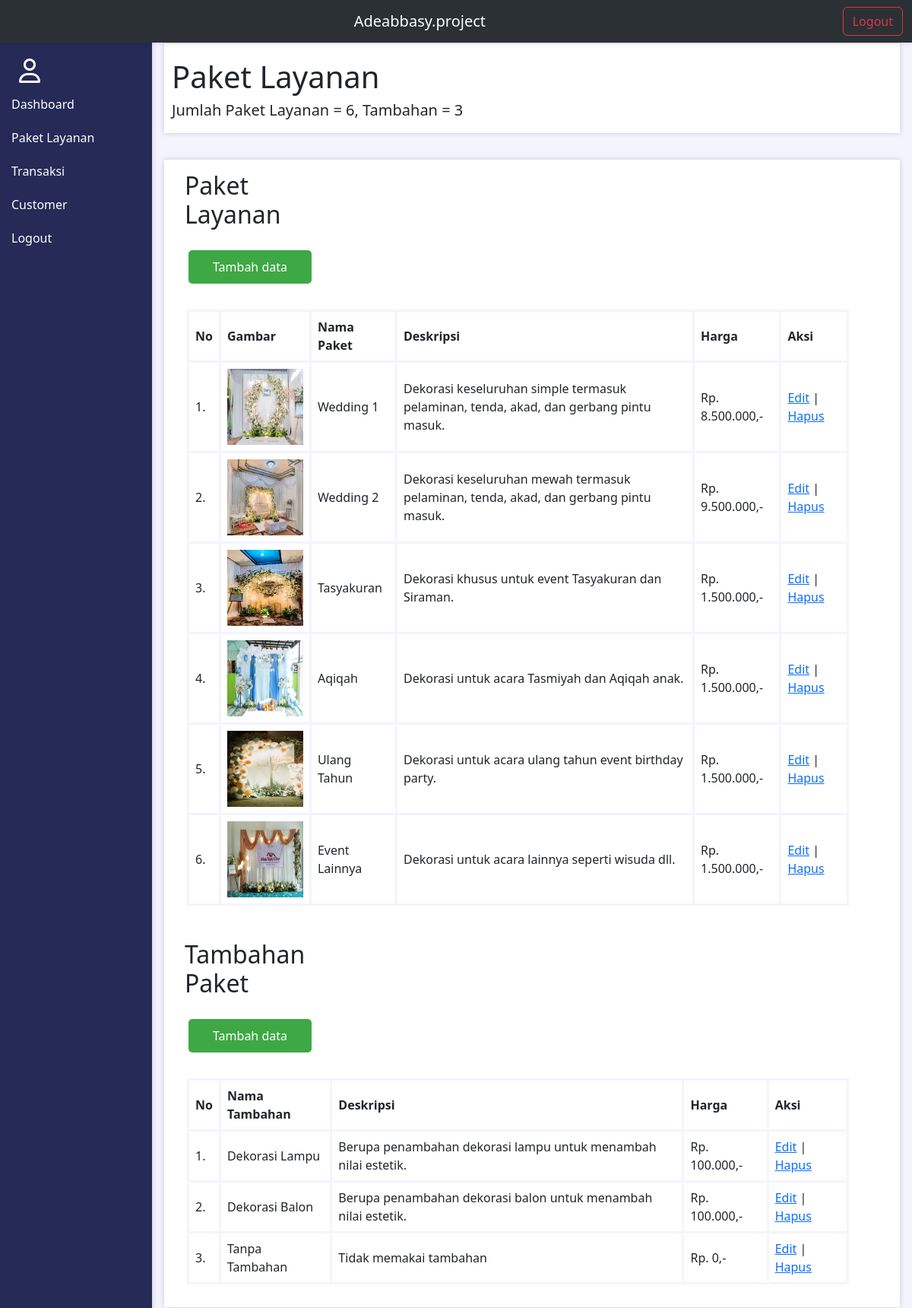
The app's page /admin/paket.php (signed in) with its own data.
### tables this page shows
CREATE TABLE `paket_layanan` (
  `idpaket` int(10) UNSIGNED NOT NULL,
  `nama_paket` varchar(45) DEFAULT NULL,
  `deskripsi_paket` varchar(200) DEFAULT NULL,
  `harga_paket` int(10) UNSIGNED DEFAULT NULL,
  `gambar_paket` varchar(200) DEFAULT NULL
);

CREATE TABLE `tambahan` (
  `idtambahan` int(10) UNSIGNED NOT NULL,
  `nama_tambahan` varchar(150) NOT NULL,
  `deskripsi_tambahan` varchar(250) NOT NULL,
  `harga_tambahan` int(10) UNSIGNED NOT NULL
);

### admin/function.php (called while the page is built, shortened)
<?php
    $conn = mysqli_connect('localhost','root','','dbadeabbasy');
    function query($query){
        global $conn;
        $result = mysqli_query($conn, $query);
        $rows = [];
        while ($row = mysqli_fetch_assoc($result)){
            $rows[] = $row;
        }
        return $rows;
    }
?>

### admin/paket.php (the view, shortened to what this page needs)
<?php
    require ("function.php");
	$id = $_GET["id"];
    $paket = query ('SELECT * FROM paket_layanan ;');
    $tambahan = query ('SELECT * FROM tambahan ;');
    $jmlpaket = 0;
    $jmltambahan = 0;
    foreach($paket as $row) :
        $jmlpaket++;
    endforeach;
    foreach($tambahan as $row) :
        $jmltambahan++;
    endforeach;
?>
<!DOCTYPE html>
<html lang="en">
<head>
    <link href="https://cdn.jsdelivr.net/npm/bootstrap@5.3.0-alpha1/dist/css/bootstrap.min.css" rel="stylesheet">
    <link rel="stylesheet" href="style.css">
    <link rel="stylesheet" href="https://cdnjs.cloudflare.com/ajax/libs/font-awesome/6.4.0/css/all.min.css">
</head>
<body>
    <nav class="navbar navbar-expand-lg bg-body-tertiary sticky-top" data-bs-theme="dark" style="box-shadow: 0 0 6px 0 rgba(29, 29, 29, 0.21);">
        <div class="container-fluid">
            <a class="navbar-brand" href="./" style="text-align: center;">Adeabbasy.project</a>
            <div class="d-flex" role="search">
                <a href="logout.php"><button class="btn btn-outline-danger">Logout</button></a>
            </div>
        </div>
    </nav>
    <div class="sidebar">
        <div class="sideicon">
            <i class="fa-regular fa-user fa-2xl"></i>
        </div>
        <div class="sidelist" id="sidelist">
            <a class="side-link" href="index.php?id=<?= $id ?>"><div class="side-list">
                Dashboard
            </div></a>
            <a class="side-link" href="#"><div class="side-list">
                Paket Layanan
            </div></a>
            <a class="side-link" href="transaksi.php?id=<?= $id ?>"><div class="side-list">
                Transaksi
            </div></a>
            <a class="side-link" href="customer.php?id=<?= $id ?>"><div class="side-list">
                Customer
            </div></a>
            <a class="side-link" href="logout.php"><div class="side-list">
                Logout
            </div></a>
        </div>
    </div>
    <div class="content">
        <div class="isi" style="padding: 10px 10px;">
            <h1>Paket Layanan</h1>
            <h5>Jumlah Paket Layanan = <?= $jmlpaket; ?>, Tambahan = <?= $jmltambahan; ?></h5>
        </div>
        <div class="container kontener">
            <div class="row isi">
                <div class="column" style="margin: 15px 15px;"><h2>Paket Layanan</h2></div>
                <a href="./crud/tambahpaket.php?id=<?= $id ?>" style="padding: 0 30px;"><button class="tambah">Tambah data</button></a>
                <table class="tabel" style="margin: 30px 30px;">
                    <tr>
                        <th>No</th>
                        <th>Gambar</th>
                        <th>Nama Paket</th>
                        <th>Deskripsi</th>
                        <th>Harga</th>
                        <th>Aksi</th>
                    </tr>
                    <?php
                    $i = 1;
                    foreach($paket as $row) :
                    ?>
                    <tr class="isitabel">
                        <td><?= $i; ?>.</td>
                        <td><img src="../assets/<?= $row["gambar_paket"]; ?>" alt="Error" style="height: 100px; width: 100px;"></td>
                        <td><?= $row["nama_paket"]; ?></td>
                        <td><?= $row["deskripsi_paket"]; ?></td>
                        <td>Rp. <?= number_format($row["harga_paket"],0,',','.'); ?>,-</td>
                        <td><a href="crud/editpaket.php?id=<?= $id ?>&idpaket=<?= $row["idpaket"]; ?>">Edit</a> | <a href="crud/hapuspaket.php?id=<?= $id ?>&idpaket=<?= $row["idpaket"]; ?>" onclick="return confirm('apakah anda yakin ingin menghapus?');">Hapus</a></td>
                    </tr>
                    <?php $i++; ?>
                    <?php endforeach; ?>
                </table>
                <div class="column" id="tambahan" style="margin: 15px 15px;"><h2>Tambahan Paket</h2></div>
                <a href="./crud/tambahtbhn.php?id=<?= $id ?>" style="padding: 0 30px;"><button class="tambah">Tambah data</button></a>
                <table class="tabel" style="margin: 30px 30px;">
                    <tr>
                        <th>No</th>
                        <th>Nama Tambahan</th>
                        <th>Deskripsi</th>
                        <th>Harga</th>
                        <th>Aksi</th>
                    </tr>
                    <?php
                    $i = 1;
                    foreach($tambahan as $row) :
                    ?>
                    <tr class="isitabel">
                        <td><?= $i; ?>.</td>
                        <td><?= $row["nama_tambahan"]; ?></td>
                        <td><?= $row["deskripsi_tambahan"]; ?></td>
                        <td>Rp. <?= number_format($row["harga_tambahan"],0,',','.'); ?>,-</td>
                        <td><a href="crud/edittbhn.php?id=<?= $id ?>&idtambahan=<?= $row["idtambahan"]; ?>">Edit</a> | <a href="crud/hapustbhn.php?id=<?= $id ?>&idtambahan=<?= $row["idtambahan"]; ?>" onclick="return confirm('apakah anda yakin ingin menghapus?');">Hapus</a></td>
                    </tr>
                    <?php $i++; ?>
                    <?php endforeach; ?>
                </table>
            </div>
        </div>
    </div>
</body>
</html>

### admin/paket.php (style rules this page uses)
.tambah { color: white; background-color: #3ea845; border-radius: 5px; border: none; padding: 10px 32px; text-align: center; display: inline-block; font-size: 16px; margin: 4px 2px; cursor: pointer; }
.side-link { text-decoration: none; color: white; }
.sideicon { margin-top: 20px; padding: 5px 25px 15px; }
.side-list { width: 100%; padding: 5px 15px 15px; }
.sidebar { margin: 0; padding: 0; width: 200px; position: fixed; height: 100%; overflow: auto; background: #262A56; color: white; box-shadow: 0 0 6px 0 rgba(29, 29, 29, 0.21); }
.content { margin-left: 200px; padding: 1px 16px; height: 100%; background-color: #F4F4FF; }
.content h1 { margin-top: 10px; }
.kontener { margin-top: 30px; }
.column { float: left; width: 25%; }
.row { margin-top: 35px; }
.isi { background-color: #ffff; box-shadow: 0 0 6px 0 rgba(29, 29, 29, 0.21); }
.row:after { content: ""; display: table; clear: both; }
.tabel { border-collapse: collapse; width: 90%; }
.tabel td, th { border: 3px solid #F4F4FF; text-align: left; padding: 8px; }

### records on screen
paket_layanan: gambar_paket (picture), nama_paket "Wedding 1", deskripsi_paket "Dekorasi keseluruhan simple termasuk pelaminan, tenda, akad, dan gerbang pintu masuk.", harga_paket "8.500.000"
paket_layanan: gambar_paket (picture), nama_paket "Wedding 2", deskripsi_paket "Dekorasi keseluruhan mewah termasuk pelaminan, tenda, akad, dan gerbang pintu masuk.", harga_paket "9.500.000"
paket_layanan: gambar_paket (picture), nama_paket "Tasyakuran", deskripsi_paket "Dekorasi khusus untuk event Tasyakuran dan Siraman.", harga_paket "1.500.000"
paket_layanan: gambar_paket (picture), nama_paket "Aqiqah", deskripsi_paket "Dekorasi untuk acara Tasmiyah dan Aqiqah anak.", harga_paket "1.500.000"
paket_layanan: gambar_paket (picture), nama_paket "Ulang Tahun", deskripsi_paket "Dekorasi untuk acara ulang tahun event birthday party.", harga_paket "1.500.000"
paket_layanan: gambar_paket (picture), nama_paket "Event Lainnya", deskripsi_paket "Dekorasi untuk acara lainnya seperti wisuda dll.", harga_paket "1.500.000"
tambahan: nama_tambahan "Dekorasi Lampu", deskripsi_tambahan "Berupa penambahan dekorasi lampu untuk menambah nilai estetik.", harga_tambahan "100.000"
tambahan: nama_tambahan "Dekorasi Balon", deskripsi_tambahan "Berupa penambahan dekorasi balon untuk menambah nilai estetik.", harga_tambahan "100.000"
tambahan: nama_tambahan "Tanpa Tambahan", deskripsi_tambahan "Tidak memakai tambahan", harga_tambahan "0"

### other values on screen
$jmlpaket "6"
$jmltambahan "3"
